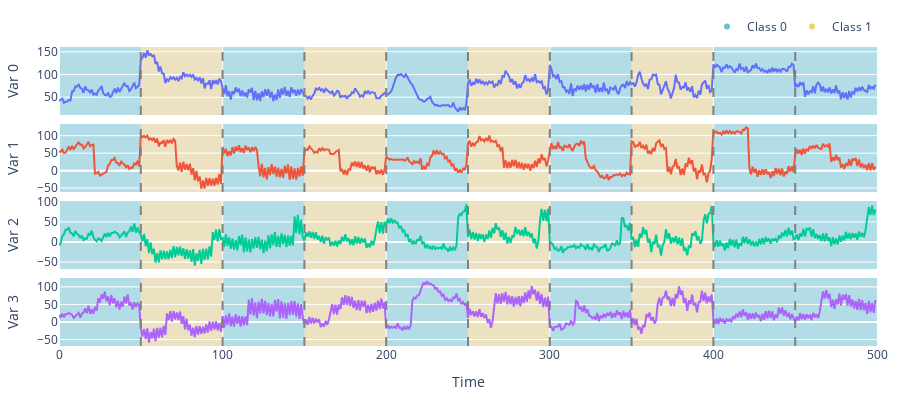

The code cell stored with this chart in its notebook:
### Code cell
# Only the first 4 variables are plotted here since the whole dataset has 28
fig = plot_classification_dataset(
    datasets["FingerMovements"]["train"]["samples"][:10, :, :4].numpy(),
    datasets["FingerMovements"]["train"]["labels"][:10].numpy(),
)
fig.show()

### Figure 1 — Plotly figure (JSON) as saved in the notebook; plotly's stock layout.template omitted (floating-point values rounded to 4 significant figures; data arrays with more than 128 entries replaced by an {"elided": "..."} marker saying what was removed)
{"data": [{"mode": "lines", "name": "Var 0", "showlegend": false, "type": "scatter", "x": {"elided": "500 int values"}, "xaxis": "x", "y": {"elided": "500 float values"}, "yaxis": "y"}, {"mode": "lines", "name": "Var 1", "showlegend": false, "type": "scatter", "x": {"elided": "500 int values"}, "xaxis": "x2", "y": {"elided": "500 float values"}, "yaxis": "y2"}, {"mode": "lines", "name": "Var 2", "showlegend": false, "type": "scatter", "x": {"elided": "500 int values"}, "xaxis": "x3", "y": {"elided": "500 float values"}, "yaxis": "y3"}, {"mode": "lines", "name": "Var 3", "showlegend": false, "type": "scatter", "x": {"elided": "500 int values"}, "xaxis": "x4", "y": {"elided": "500 float values"}, "yaxis": "y4"}, {"marker": {"color": "rgb(102, 197, 204)"}, "mode": "markers", "name": "Class 0", "showlegend": true, "type": "scatter", "x": [null], "y": [null]}, {"marker": {"color": "rgb(246, 207, 113)"}, "mode": "markers", "name": "Class 1", "showlegend": true, "type": "scatter", "x": [null], "y": [null]}], "layout": {"height": 400, "legend": {"orientation": "h", "x": 1, "xanchor": "right", "y": 1.02, "yanchor": "bottom"}, "margin": {"b": 30, "l": 15, "r": 15, "t": 30}, "shapes": [{"fillcolor": "rgb(102, 197, 204)", "layer": "below", "line": {"width": 0}, "name": "Class 0", "opacity": 0.4, "showlegend": false, "type": "rect", "x0": 0, "x1": 50, "xref": "x", "y0": 0, "y1": 1, "yref": "y domain"}, {"fillcolor": "rgb(102, 197, 204)", "layer": "below", "line": {"width": 0}, "name": "Class 0", "opacity": 0.4, "showlegend": false, "type": "rect", "x0": 0, "x1": 50, "xref": "x2", "y0": 0, "y1": 1, "yref": "y2 domain"}, {"fillcolor": "rgb(102, 197, 204)", "layer": "below", "line": {"width": 0}, "name": "Class 0", "opacity": 0.4, "showlegend": false, "type": "rect", "x0": 0, "x1": 50, "xref": "x3", "y0": 0, "y1": 1, "yref": "y3 domain"}, {"fillcolor": "rgb(102, 197, 204)", "layer": "below", "line": {"width": 0}, "name": "Class 0", "opacity": 0.4, "showlegend": false, "type": "rect", "x0": 0, "x1": 50, "xref": "x4", "y0": 0, "y1": 1, "yref": "y4 domain"}, {"fillcolor": "rgb(246, 207, 113)", "layer": "below", "line": {"width": 0}, "name": "Class 1", "opacity": 0.4, "showlegend": false, "type": "rect", "x0": 50, "x1": 100, "xref": "x", "y0": 0, "y1": 1, "yref": "y domain"}, {"fillcolor": "rgb(246, 207, 113)", "layer": "below", "line": {"width": 0}, "name": "Class 1", "opacity": 0.4, "showlegend": false, "type": "rect", "x0": 50, "x1": 100, "xref": "x2", "y0": 0, "y1": 1, "yref": "y2 domain"}, {"fillcolor": "rgb(246, 207, 113)", "layer": "below", "line": {"width": 0}, "name": "Class 1", "opacity": 0.4, "showlegend": false, "type": "rect", "x0": 50, "x1": 100, "xref": "x3", "y0": 0, "y1": 1, "yref": "y3 domain"}, {"fillcolor": "rgb(246, 207, 113)", "layer": "below", "line": {"width": 0}, "name": "Class 1", "opacity": 0.4, "showlegend": false, "type": "rect", "x0": 50, "x1": 100, "xref": "x4", "y0": 0, "y1": 1, "yref": "y4 domain"}, {"line": {"color": "gray", "dash": "dash"}, "type": "line", "x0": 50, "x1": 50, "xref": "x", "y0": 0, "y1": 1, "yref": "y domain"}, {"line": {"color": "gray", "dash": "dash"}, "type": "line", "x0": 50, "x1": 50, "xref": "x2", "y0": 0, "y1": 1, "yref": "y2 domain"}, {"line": {"color": "gray", "dash": "dash"}, "type": "line", "x0": 50, "x1": 50, "xref": "x3", "y0": 0, "y1": 1, "yref": "y3 domain"}, {"line": {"color": "gray", "dash": "dash"}, "type": "line", "x0": 50, "x1": 50, "xref": "x4", "y0": 0, "y1": 1, "yref": "y4 domain"}, {"fillcolor": "rgb(102, 197, 204)", "layer": "below", "line": {"width": 0}, "name": "Class 0", "opacity": 0.4, "showlegend": false, "type": "rect", "x0": 100, "x1": 150, "xref": "x", "y0": 0, "y1": 1, "yref": "y domain"}, {"fillcolor": "rgb(102, 197, 204)", "layer": "below", "line": {"width": 0}, "name": "Class 0", "opacity": 0.4, "showlegend": false, "type": "rect", "x0": 100, "x1": 150, "xref": "x2", "y0": 0, "y1": 1, "yref": "y2 domain"}, {"fillcolor": "rgb(102, 197, 204)", "layer": "below", "line": {"width": 0}, "name": "Class 0", "opacity": 0.4, "showlegend": false, "type": "rect", "x0": 100, "x1": 150, "xref": "x3", "y0": 0, "y1": 1, "yref": "y3 domain"}, {"fillcolor": "rgb(102, 197, 204)", "layer": "below", "line": {"width": 0}, "name": "Class 0", "opacity": 0.4, "showlegend": false, "type": "rect", "x0": 100, "x1": 150, "xref": "x4", "y0": 0, "y1": 1, "yref": "y4 domain"}, {"line": {"color": "gray", "dash": "dash"}, "type": "line", "x0": 100, "x1": 100, "xref": "x", "y0": 0, "y1": 1, "yref": "y domain"}, {"line": {"color": "gray", "dash": "dash"}, "type": "line", "x0": 100, "x1": 100, "xref": "x2", "y0": 0, "y1": 1, "yref": "y2 domain"}, {"line": {"color": "gray", "dash": "dash"}, "type": "line", "x0": 100, "x1": 100, "xref": "x3", "y0": 0, "y1": 1, "yref": "y3 domain"}, {"line": {"color": "gray", "dash": "dash"}, "type": "line", "x0": 100, "x1": 100, "xref": "x4", "y0": 0, "y1": 1, "yref": "y4 domain"}, {"fillcolor": "rgb(246, 207, 113)", "layer": "below", "line": {"width": 0}, "name": "Class 1", "opacity": 0.4, "showlegend": false, "type": "rect", "x0": 150, "x1": 200, "xref": "x", "y0": 0, "y1": 1, "yref": "y domain"}, {"fillcolor": "rgb(246, 207, 113)", "layer": "below", "line": {"width": 0}, "name": "Class 1", "opacity": 0.4, "showlegend": false, "type": "rect", "x0": 150, "x1": 200, "xref": "x2", "y0": 0, "y1": 1, "yref": "y2 domain"}, {"fillcolor": "rgb(246, 207, 113)", "layer": "below", "line": {"width": 0}, "name": "Class 1", "opacity": 0.4, "showlegend": false, "type": "rect", "x0": 150, "x1": 200, "xref": "x3", "y0": 0, "y1": 1, "yref": "y3 domain"}, {"fillcolor": "rgb(246, 207, 113)", "layer": "below", "line": {"width": 0}, "name": "Class 1", "opacity": 0.4, "showlegend": false, "type": "rect", "x0": 150, "x1": 200, "xref": "x4", "y0": 0, "y1": 1, "yref": "y4 domain"}, {"line": {"color": "gray", "dash": "dash"}, "type": "line", "x0": 150, "x1": 150, "xref": "x", "y0": 0, "y1": 1, "yref": "y domain"}, {"line": {"color": "gray", "dash": "dash"}, "type": "line", "x0": 150, "x1": 150, "xref": "x2", "y0": 0, "y1": 1, "yref": "y2 domain"}, {"line": {"color": "gray", "dash": "dash"}, "type": "line", "x0": 150, "x1": 150, "xref": "x3", "y0": 0, "y1": 1, "yref": "y3 domain"}, {"line": {"color": "gray", "dash": "dash"}, "type": "line", "x0": 150, "x1": 150, "xref": "x4", "y0": 0, "y1": 1, "yref": "y4 domain"}, {"fillcolor": "rgb(102, 197, 204)", "layer": "below", "line": {"width": 0}, "name": "Class 0", "opacity": 0.4, "showlegend": false, "type": "rect", "x0": 200, "x1": 250, "xref": "x", "y0": 0, "y1": 1, "yref": "y domain"}, {"fillcolor": "rgb(102, 197, 204)", "layer": "below", "line": {"width": 0}, "name": "Class 0", "opacity": 0.4, "showlegend": false, "type": "rect", "x0": 200, "x1": 250, "xref": "x2", "y0": 0, "y1": 1, "yref": "y2 domain"}, {"fillcolor": "rgb(102, 197, 204)", "layer": "below", "line": {"width": 0}, "name": "Class 0", "opacity": 0.4, "showlegend": false, "type": "rect", "x0": 200, "x1": 250, "xref": "x3", "y0": 0, "y1": 1, "yref": "y3 domain"}, {"fillcolor": "rgb(102, 197, 204)", "layer": "below", "line": {"width": 0}, "name": "Class 0", "opacity": 0.4, "showlegend": false, "type": "rect", "x0": 200, "x1": 250, "xref": "x4", "y0": 0, "y1": 1, "yref": "y4 domain"}, {"line": {"color": "gray", "dash": "dash"}, "type": "line", "x0": 200, "x1": 200, "xref": "x", "y0": 0, "y1": 1, "yref": "y domain"}, {"line": {"color": "gray", "dash": "dash"}, "type": "line", "x0": 200, "x1": 200, "xref": "x2", "y0": 0, "y1": 1, "yref": "y2 domain"}, {"line": {"color": "gray", "dash": "dash"}, "type": "line", "x0": 200, "x1": 200, "xref": "x3", "y0": 0, "y1": 1, "yref": "y3 domain"}, {"line": {"color": "gray", "dash": "dash"}, "type": "line", "x0": 200, "x1": 200, "xref": "x4", "y0": 0, "y1": 1, "yref": "y4 domain"}, {"fillcolor": "rgb(246, 207, 113)", "layer": "below", "line": {"width": 0}, "name": "Class 1", "opacity": 0.4, "showlegend": false, "type": "rect", "x0": 250, "x1": 300, "xref": "x", "y0": 0, "y1": 1, "yref": "y domain"}, {"fillcolor": "rgb(246, 207, 113)", "layer": "below", "line": {"width": 0}, "name": "Class 1", "opacity": 0.4, "showlegend": false, "type": "rect", "x0": 250, "x1": 300, "xref": "x2", "y0": 0, "y1": 1, "yref": "y2 domain"}, {"fillcolor": "rgb(246, 207, 113)", "layer": "below", "line": {"width": 0}, "name": "Class 1", "opacity": 0.4, "showlegend": false, "type": "rect", "x0": 250, "x1": 300, "xref": "x3", "y0": 0, "y1": 1, "yref": "y3 domain"}, {"fillcolor": "rgb(246, 207, 113)", "layer": "below", "line": {"width": 0}, "name": "Class 1", "opacity": 0.4, "showlegend": false, "type": "rect", "x0": 250, "x1": 300, "xref": "x4", "y0": 0, "y1": 1, "yref": "y4 domain"}, {"line": {"color": "gray", "dash": "dash"}, "type": "line", "x0": 250, "x1": 250, "xref": "x", "y0": 0, "y1": 1, "yref": "y domain"}, {"line": {"color": "gray", "dash": "dash"}, "type": "line", "x0": 250, "x1": 250, "xref": "x2", "y0": 0, "y1": 1, "yref": "y2 domain"}, {"line": {"color": "gray", "dash": "dash"}, "type": "line", "x0": 250, "x1": 250, "xref": "x3", "y0": 0, "y1": 1, "yref": "y3 domain"}, {"line": {"color": "gray", "dash": "dash"}, "type": "line", "x0": 250, "x1": 250, "xref": "x4", "y0": 0, "y1": 1, "yref": "y4 domain"}, {"fillcolor": "rgb(102, 197, 204)", "layer": "below", "line": {"width": 0}, "name": "Class 0", "opacity": 0.4, "showlegend": false, "type": "rect", "x0": 300, "x1": 350, "xref": "x", "y0": 0, "y1": 1, "yref": "y domain"}, {"fillcolor": "rgb(102, 197, 204)", "layer": "below", "line": {"width": 0}, "name": "Class 0", "opacity": 0.4, "showlegend": false, "type": "rect", "x0": 300, "x1": 350, "xref": "x2", "y0": 0, "y1": 1, "yref": "y2 domain"}, {"fillcolor": "rgb(102, 197, 204)", "layer": "below", "line": {"width": 0}, "name": "Class 0", "opacity": 0.4, "showlegend": false, "type": "rect", "x0": 300, "x1": 350, "xref": "x3", "y0": 0, "y1": 1, "yref": "y3 domain"}, {"fillcolor": "rgb(102, 197, 204)", "layer": "below", "line": {"width": 0}, "name": "Class 0", "opacity": 0.4, "showlegend": false, "type": "rect", "x0": 300, "x1": 350, "xref": "x4", "y0": 0, "y1": 1, "yref": "y4 domain"}, {"line": {"color": "gray", "dash": "dash"}, "type": "line", "x0": 300, "x1": 300, "xref": "x", "y0": 0, "y1": 1, "yref": "y domain"}, {"line": {"color": "gray", "dash": "dash"}, "type": "line", "x0": 300, "x1": 300, "xref": "x2", "y0": 0, "y1": 1, "yref": "y2 domain"}, {"line": {"color": "gray", "dash": "dash"}, "type": "line", "x0": 300, "x1": 300, "xref": "x3", "y0": 0, "y1": 1, "yref": "y3 domain"}, {"line": {"color": "gray", "dash": "dash"}, "type": "line", "x0": 300, "x1": 300, "xref": "x4", "y0": 0, "y1": 1, "yref": "y4 domain"}, {"fillcolor": "rgb(246, 207, 113)", "layer": "below", "line": {"width": 0}, "name": "Class 1", "opacity": 0.4, "showlegend": false, "type": "rect", "x0": 350, "x1": 400, "xref": "x", "y0": 0, "y1": 1, "yref": "y domain"}, {"fillcolor": "rgb(246, 207, 113)", "layer": "below", "line": {"width": 0}, "name": "Class 1", "opacity": 0.4, "showlegend": false, "type": "rect", "x0": 350, "x1": 400, "xref": "x2", "y0": 0, "y1": 1, "yref": "y2 domain"}, {"fillcolor": "rgb(246, 207, 113)", "layer": "below", "line": {"width": 0}, "name": "Class 1", "opacity": 0.4, "showlegend": false, "type": "rect", "x0": 350, "x1": 400, "xref": "x3", "y0": 0, "y1": 1, "yref": "y3 domain"}, {"fillcolor": "rgb(246, 207, 113)", "layer": "below", "line": {"width": 0}, "name": "Class 1", "opacity": 0.4, "showlegend": false, "type": "rect", "x0": 350, "x1": 400, "xref": "x4", "y0": 0, "y1": 1, "yref": "y4 domain"}, {"line": {"color": "gray", "dash": "dash"}, "type": "line", "x0": 350, "x1": 350, "xref": "x", "y0": 0, "y1": 1, "yref": "y domain"}, {"line": {"color": "gray", "dash": "dash"}, "type": "line", "x0": 350, "x1": 350, "xref": "x2", "y0": 0, "y1": 1, "yref": "y2 domain"}, {"line": {"color": "gray", "dash": "dash"}, "type": "line", "x0": 350, "x1": 350, "xref": "x3", "y0": 0, "y1": 1, "yref": "y3 domain"}, {"line": {"color": "gray", "dash": "dash"}, "type": "line", "x0": 350, "x1": 350, "xref": "x4", "y0": 0, "y1": 1, "yref": "y4 domain"}, {"fillcolor": "rgb(102, 197, 204)", "layer": "below", "line": {"width": 0}, "name": "Class 0", "opacity": 0.4, "showlegend": false, "type": "rect", "x0": 400, "x1": 450, "xref": "x", "y0": 0, "y1": 1, "yref": "y domain"}, {"fillcolor": "rgb(102, 197, 204)", "layer": "below", "line": {"width": 0}, "name": "Class 0", "opacity": 0.4, "showlegend": false, "type": "rect", "x0": 400, "x1": 450, "xref": "x2", "y0": 0, "y1": 1, "yref": "y2 domain"}, {"fillcolor": "rgb(102, 197, 204)", "layer": "below", "line": {"width": 0}, "name": "Class 0", "opacity": 0.4, "showlegend": false, "type": "rect", "x0": 400, "x1": 450, "xref": "x3", "y0": 0, "y1": 1, "yref": "y3 domain"}, {"fillcolor": "rgb(102, 197, 204)", "layer": "below", "line": {"width": 0}, "name": "Class 0", "opacity": 0.4, "showlegend": false, "type": "rect", "x0": 400, "x1": 450, "xref": "x4", "y0": 0, "y1": 1, "yref": "y4 domain"}, {"line": {"color": "gray", "dash": "dash"}, "type": "line", "x0": 400, "x1": 400, "xref": "x", "y0": 0, "y1": 1, "yref": "y domain"}, {"line": {"color": "gray", "dash": "dash"}, "type": "line", "x0": 400, "x1": 400, "xref": "x2", "y0": 0, "y1": 1, "yref": "y2 domain"}, {"line": {"color": "gray", "dash": "dash"}, "type": "line", "x0": 400, "x1": 400, "xref": "x3", "y0": 0, "y1": 1, "yref": "y3 domain"}, {"line": {"color": "gray", "dash": "dash"}, "type": "line", "x0": 400, "x1": 400, "xref": "x4", "y0": 0, "y1": 1, "yref": "y4 domain"}, {"fillcolor": "rgb(102, 197, 204)", "layer": "below", "line": {"width": 0}, "name": "Class 0", "opacity": 0.4, "showlegend": false, "type": "rect", "x0": 450, "x1": 500, "xref": "x", "y0": 0, "y1": 1, "yref": "y domain"}, {"fillcolor": "rgb(102, 197, 204)", "layer": "below", "line": {"width": 0}, "name": "Class 0", "opacity": 0.4, "showlegend": false, "type": "rect", "x0": 450, "x1": 500, "xref": "x2", "y0": 0, "y1": 1, "yref": "y2 domain"}, {"fillcolor": "rgb(102, 197, 204)", "layer": "below", "line": {"width": 0}, "name": "Class 0", "opacity": 0.4, "showlegend": false, "type": "rect", "x0": 450, "x1": 500, "xref": "x3", "y0": 0, "y1": 1, "yref": "y3 domain"}, {"fillcolor": "rgb(102, 197, 204)", "layer": "below", "line": {"width": 0}, "name": "Class 0", "opacity": 0.4, "showlegend": false, "type": "rect", "x0": 450, "x1": 500, "xref": "x4", "y0": 0, "y1": 1, "yref": "y4 domain"}, {"line": {"color": "gray", "dash": "dash"}, "type": "line", "x0": 450, "x1": 450, "xref": "x", "y0": 0, "y1": 1, "yref": "y domain"}, {"line": {"color": "gray", "dash": "dash"}, "type": "line", "x0": 450, "x1": 450, "xref": "x2", "y0": 0, "y1": 1, "yref": "y2 domain"}, {"line": {"color": "gray", "dash": "dash"}, "type": "line", "x0": 450, "x1": 450, "xref": "x3", "y0": 0, "y1": 1, "yref": "y3 domain"}, {"line": {"color": "gray", "dash": "dash"}, "type": "line", "x0": 450, "x1": 450, "xref": "x4", "y0": 0, "y1": 1, "yref": "y4 domain"}], "showlegend": true, "xaxis": {"anchor": "y", "domain": [0, 1], "matches": "x4", "showticklabels": false}, "xaxis2": {"anchor": "y2", "domain": [0, 1], "matches": "x4", "showticklabels": false}, "xaxis3": {"anchor": "y3", "domain": [0, 1], "matches": "x4", "showticklabels": false}, "xaxis4": {"anchor": "y4", "domain": [0, 1], "title": {"text": "Time"}}, "yaxis": {"anchor": "x", "domain": [0.7725, 1], "title": {"text": "Var 0"}}, "yaxis2": {"anchor": "x2", "domain": [0.515, 0.7425], "title": {"text": "Var 1"}}, "yaxis3": {"anchor": "x3", "domain": [0.2575, 0.485], "title": {"text": "Var 2"}}, "yaxis4": {"anchor": "x4", "domain": [0, 0.2275], "title": {"text": "Var 3"}}}}
